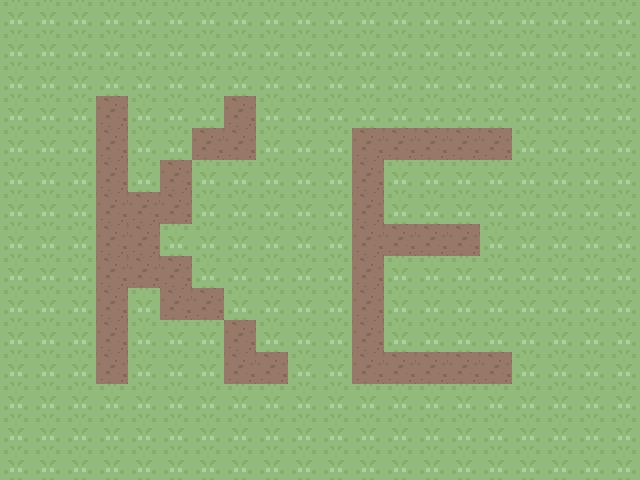

The image is a tile-based game level rendered from a .tmx file. Its description and complete source (layers, tilesets, objects, tile grids) follow:
An orthogonal 20x15 tile map with 32x32 px tiles, 1 tile layer (lower), 8 tilesets.

<map version="1.10" tiledversion="1.10.2" orientation="orthogonal" renderorder="right-down" compressionlevel="0" width="20" height="15" tilewidth="32" tileheight="32" infinite="0" nextlayerid="4" nextobjectid="1">
 <tileset firstgid="1" source="RMXP-KANTO50S_OUT.tsx" />
 <tileset firstgid="2225" source="RMXP-auto-hgss-sea.tsx" />
 <tileset firstgid="2273" source="RMXP-auto-noanimsea.tsx" />
 <tileset firstgid="2321" source="RMXP-auto-a-beach.tsx" />
 <tileset firstgid="2369" source="RMXP-auto-a-flowred.tsx" />
 <tileset firstgid="2417" source="RMXP-auto-a-flow.tsx" />
 <tileset firstgid="2465" source="RMXP-auto-land2-2.tsx" />
 <tileset firstgid="2513" source="RMXP-auto-still.tsx" />
 <layer id="1" name="lower" width="20" height="15">
  <data encoding="csv">
18,18,18,18,18,18,18,18,18,18,18,18,18,18,18,18,18,18,18,18,
18,18,18,18,18,18,18,18,18,18,18,18,18,18,18,18,18,18,18,18,
18,18,18,18,18,18,18,18,18,18,18,18,18,18,18,18,18,18,18,18,
18,18,18,306,18,18,18,306,18,18,18,18,18,18,18,18,18,18,18,18,
18,18,18,306,18,18,306,306,18,18,18,306,306,306,306,306,18,18,18,18,
18,18,18,306,18,306,18,18,18,18,18,306,18,18,18,18,18,18,18,18,
18,18,18,306,306,306,18,18,18,18,18,306,18,18,18,18,18,18,18,18,
18,18,18,306,306,18,18,18,18,18,18,306,306,306,306,18,18,18,18,18,
18,18,18,306,306,306,18,18,18,18,18,306,18,18,18,18,18,18,18,18,
18,18,18,306,18,306,306,18,18,18,18,306,18,18,18,18,18,18,18,18,
18,18,18,306,18,18,18,306,18,18,18,306,18,18,18,18,18,18,18,18,
18,18,18,306,18,18,18,306,306,18,18,306,306,306,306,306,18,18,18,18,
18,18,18,18,18,18,18,18,18,18,18,18,18,18,18,18,18,18,18,18,
18,18,18,18,18,18,18,18,18,18,18,18,18,18,18,18,18,18,18,18,
18,18,18,18,18,18,18,18,18,18,18,18,18,18,18,18,18,18,18,18
  </data>
 </layer>
 <objectgroup id="2" name="events" />
</map>
